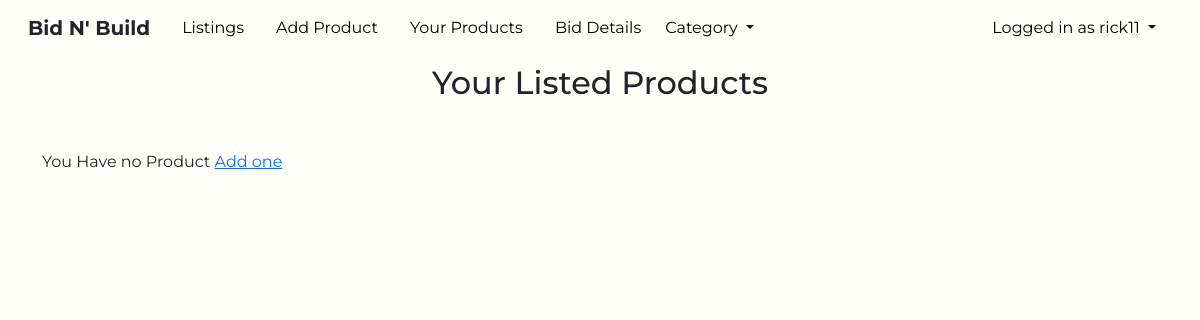
Before: /customer-product-list/14 (signed in) with the older database file.
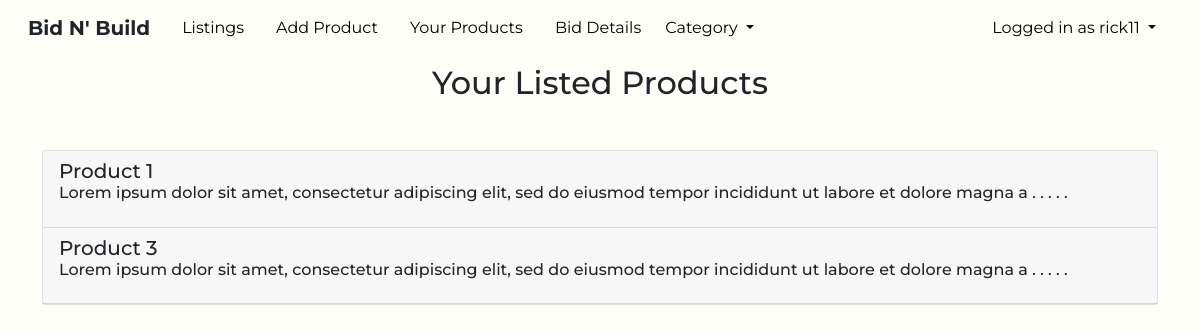
After: the same page with the newer database file.
### home/models.py (models this page shows, shortened)
class Product(models.Model):
    title=models.CharField(max_length=255)
    author=models.ForeignKey(Customer, on_delete=models.CASCADE)
    order=models.BooleanField(default=False)
    product_image = models.ImageField(null=True, blank=True, upload_to='images/products/')
    desc=RichTextField(blank=True, null=True)
    price=models.DecimalField(max_digits=8, decimal_places=2)
    category=models.ForeignKey(Category, on_delete=models.CASCADE)
    created_at = models.DateTimeField(auto_now_add=True)
    updated_at = models.DateTimeField(auto_now=True)

### home/views.py (the view)
# urls.py: path('customer-product-list/<int:pk>', views.customer_product_list, name='customer_product_list'),
def customer_product_list(request,pk):
    try:
        pk=Customer.objects.get(user=request.user)
        all_posted_product=Product.objects.filter(author=pk).order_by('created_at')
        context['all_posted_product']=all_posted_product
        all_bids=Bid.objects.all()
    except:
        messages.warning(request, "You have no Product")
        return redirect('all_product_details')
    return render(request,'product/customer_product_list.html',context)

### templates/product/customer_product_list.html (shortened to what this page needs)
{% extends 'base.html' %}
{% load static %}
{% block body %}
<section id="view-listed-products">
    <h2 class="text-center">Your Listed Products</h2>
    <div class="container my-5">
    <div id="accordion">
      {% if all_posted_product %}
      <div class="card">
        {% for product in all_posted_product %}
        <div class="card-header" id="headingTwo" data-toggle="collapse" data-target="#product_{{product.pk}}" aria-expanded="true" aria-controls="product_{{product.pk}}">
          <h5 class="mb-0">{{ product.title }}</h5>
          <h6 class="mb-0">{{ product.desc | slice:':120' | safe }} . . . . .</h6>
        </div>
        {% endfor %}
      </div>
      {% else %}
      <p>You Have no Product <a href="{% url 'add_product' %}">Add one</a> </p>
      {% endif %}
    </div>
  </div>
  </section>
{% endblock body %}

Changed rows visible on the page:
added Product: title "Product 1", desc "Lorem ipsum dolor sit amet, consectetur adipiscing elit, sed do eiusmod tempor incididunt ut labore et dolore magna a"
added Product: title "Product 3", desc "Lorem ipsum dolor sit amet, consectetur adipiscing elit, sed do eiusmod tempor incididunt ut labore et dolore magna a"
Other visible differences:
text no longer shown: "You Have no Product Add one"
